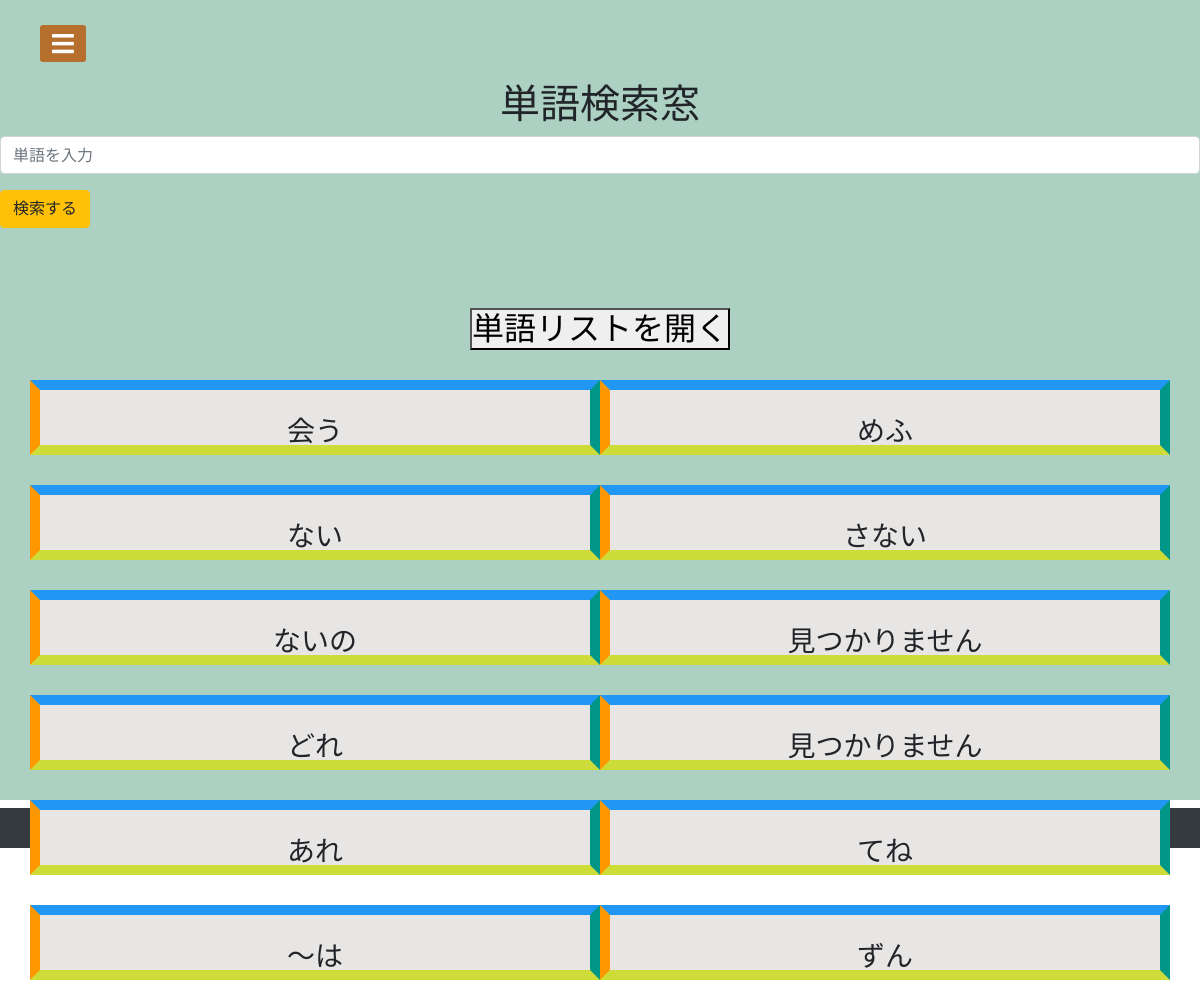
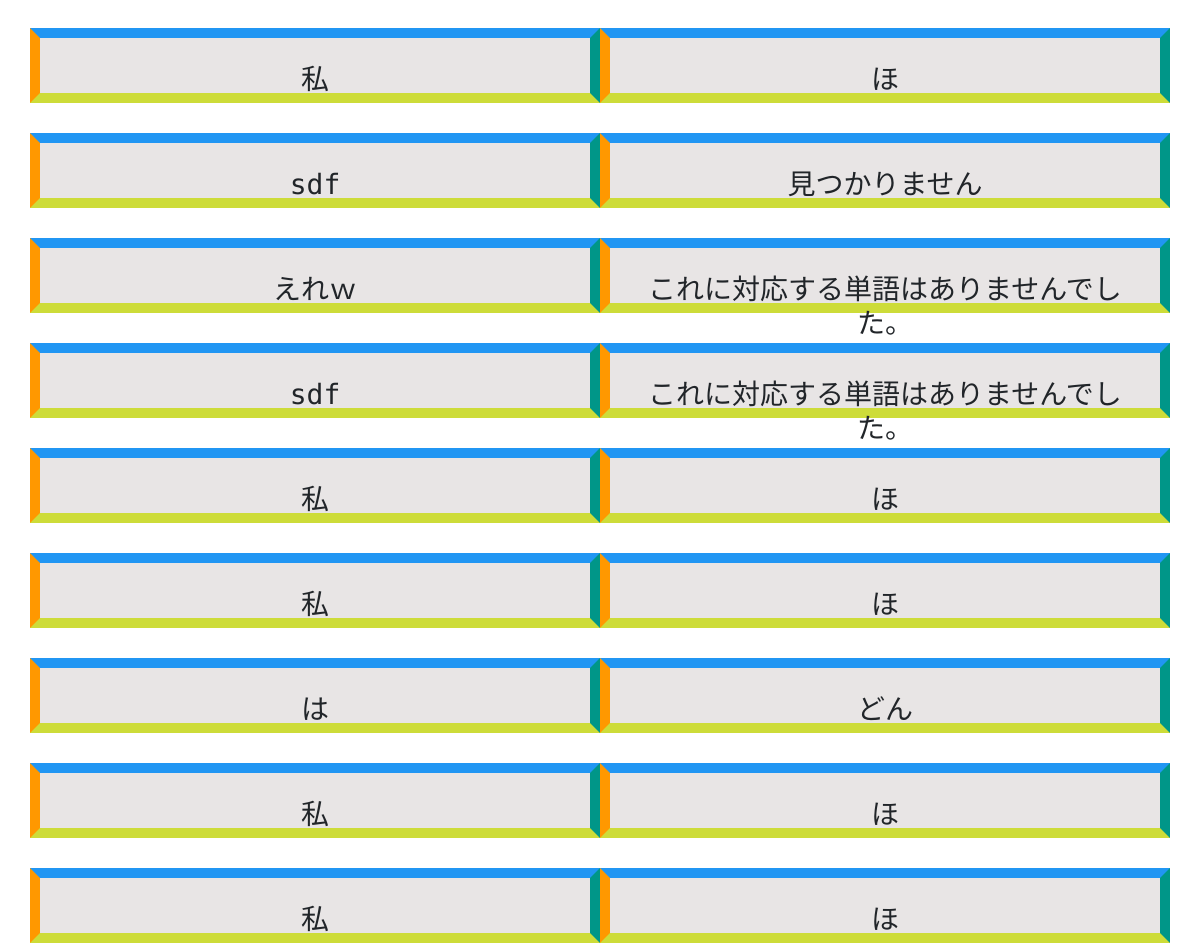
The app's page /translation/words/ with its own data (2 pictures, top to bottom).
### app/models.py (models this page shows, shortened)
class Word(models.Model):
    before = models.CharField("日本語",max_length=200)
    after = models.CharField("訳語",max_length=200)

### app/views.py (the view, shortened to what this page needs)
# urls.py: path('translation/words/',views.WordView.as_view(),name='words'),
class WordView(View):
    def get(self,request,*args,**kwargs):
        form = WordForm(request.POST or None)
        post_data = Word.objects.order_by('-id')
        return render(request,'app/words.html',{
            'form':form,
            'post_data': post_data,
        })

### app/forms.py
class WordForm(forms.Form):
    before = forms.CharField(max_length=30,label='日本語')

### app/templates/app/words.html (shortened to what this page needs)
{% extends "app/base.html" %}
{% load widget_tweaks %}
{% load static %}
{% block content %}
<div class="bg">
    <h1 class="space">単語検索窓</h1>
    <form method="post">
        <div class="formpost">
            {% render_field form.before class="form-control" placeholder="単語を入力"%}
        </div>
        <button class="btn btn-warning" type="submit">検索する</button>
    </form>
    <div>
        <div class="accordion .collapse space" id="accordionExample">
            <div class="accordion-item">
                <h2 class="accordion-header" id="headingTwo">
                <button class="accordion-button collapsed" type="button" data-bs-toggle="collapse" data-bs-target="#collapseTwo" aria-expanded="false" aria-controls="collapseTwo">
                    単語リストを開く
                </button>
                </h2>
            </div>
        </div>
    </div>
    {% if post_data %}
        {% for post in post_data %}
        <div class="container">
            <div class="row littlespace">
                <div class="col con">
                    <h3 class="word">{{post.before}}</h3>
                </div>
                <div class="col con">
                    <h3 class="word">{{post.after}}</h3>
                </div>
            </div>
        </div>
        {% endfor %}
    {% endif %}
</div>
{% endblock %}

### app/templates/app/base.html (shortened to what this page needs)
{% load static %}
<!DOCTYPE html>
<html lang="ja">
<head>
    <link rel="stylesheet" href="style.css">
    <link rel="stylesheet" href="https://use.fontawesome.com/releases/v5.15.4/css/all.css"/>
    <link rel="stylesheet" href="https://stackpath.bootstrapcdn.com/bootstrap/4.3.1/css/bootstrap.min.css">
    <link rel="stylesheet" href="{% static 'css/style.css'%}">
    <link rel="stylesheet" href="{% static 'css/sidebar.css'%}">
</head>
<body>
    {% block content %}
    {% endblock %}
        <label for="check">
            <i class="fas fa-bars" id="hambargerBtn"></i>
        </label>
    <footer class="py-2 bg-dark">
     <p class="m-0 text-center text-white">Copyright &copy; Django Startup 2022</p>
    </footer>
</body>
</html>

### app/static/css/style.css (style rules this page uses)
* { margin: 0; padding: 0; box-sizing: border-box; }
body { background: white; display: flex; flex-flow: column; min-height: 100vh; }
.space { text-align: center; margin-top: 80px; }
.formpost { margin-bottom: 1rem; }
.con { background-color: rgb(232, 229, 229); height: 75px; border: solid 10px; padding: 25px; border-color: #2196F3 #009688 #CDDC39 #FF9800; }
.word { text-align:center; margin-bottom: 10px; }
.littlespace { text-align: center; margin-top: 30px; }

### app/static/css/sidebar.css (style rules this page uses)
* { margin: 0; padding: 0; box-sizing: border-box; list-style: none; text-decoration: none; font-family: 'M PLUS 1 Code', sans-serif; }
label #hambargerBtn,label #cancel { position: absolute; cursor: pointer; background: #b66f2d; border-radius: 3px; }
label #hambargerBtn { left: 40px; top: 25px; font-size: 25px; color: white; padding: 6px 12px; transition: all 0.5s; }
.bg { height: 100vh; background-color: rgba(90, 163, 135,0.5); background-size: cover; background-position: center; transition: all 0.5s; }

### records on screen
Word: before "会う", after "めふ"
Word: before "ない", after "さない"
Word: before "ないの", after "見つかりません"
Word: before "どれ", after "見つかりません"
Word: before "あれ", after "てね"
Word: before "～は", after "ずん"
Word: before "私", after "ほ"
Word: before "sdf", after "見つかりません"
Word: before "えれｗ", after "これに対応する単語はありませんでした。"
Word: before "sdf", after "これに対応する単語はありませんでした。"
Word: before "私", after "ほ"
Word: before "私", after "ほ"
Word: before "は", after "どん"
Word: before "私", after "ほ"
Word: before "私", after "ほ"
